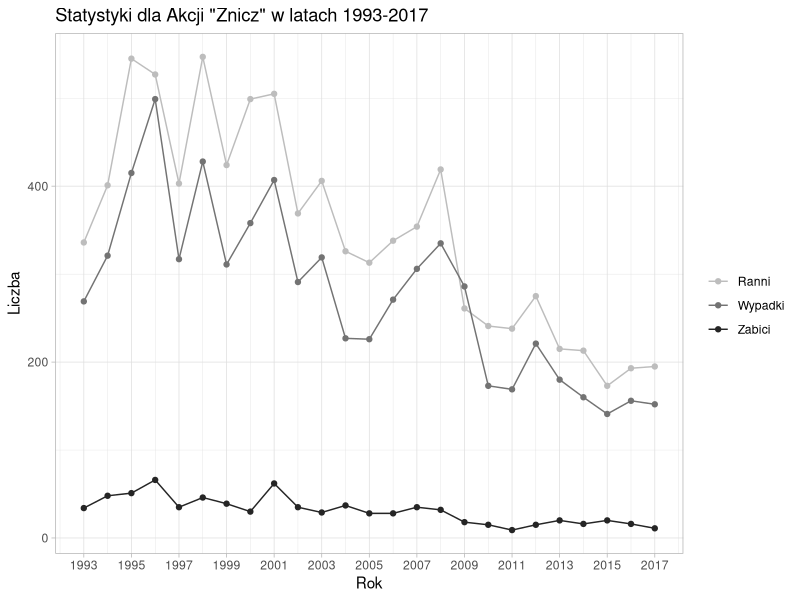
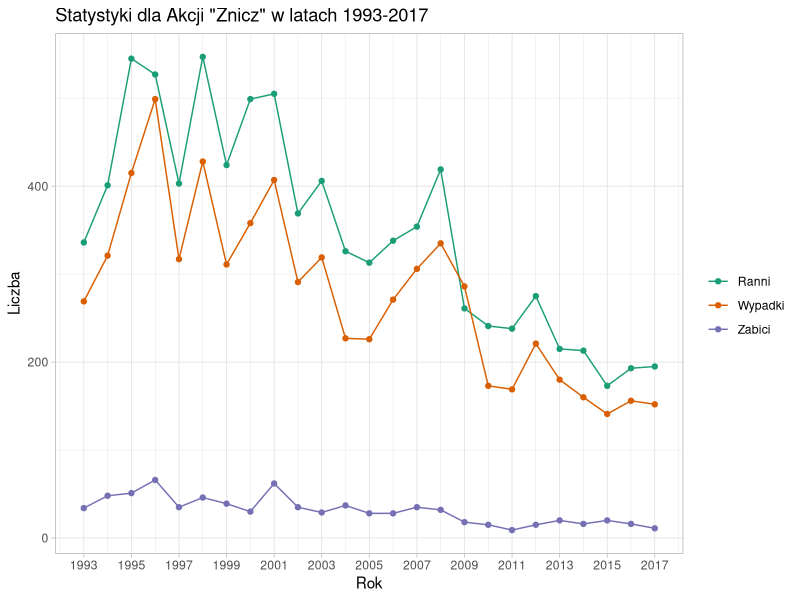

These figures' R source, in order:
## ---- chunk 1
knitr::opts_chunk$set(echo = TRUE)
library(ggplot2)
library(readxl)
## ---- chunk 2
df <- read.csv("stats_akcja_znicz.csv")
## ---- chunk 3
ggplot(data = df, aes(x = Rok, y = Liczba, group = Zdarzenie)) +
  geom_line(aes(col = Zdarzenie)) + 
  geom_point(aes(col = Zdarzenie)) +  
  scale_colour_manual(name = "", values = c("#bdbdbd", "#737373", "#252525")) +
  scale_x_continuous(breaks = seq(1993, 2017, 2)) +
  ggtitle("Statystyki dla Akcji \"Znicz\" w latach 1993-2017") + 
  theme_light()
## ---- chunk 4
ggplot(data = df, aes(x = Rok, y = Liczba, group = Zdarzenie)) +
  geom_line(aes(col = Zdarzenie)) + 
  geom_point(aes(col = Zdarzenie)) +  
  scale_colour_manual(name = "", values = c("#1b9e77", "#d95f02", "#7570b3")) +
  scale_x_continuous(breaks = seq(1993, 2017, 2)) +
  ggtitle("Statystyki dla Akcji \"Znicz\" w latach 1993-2017") + 
  theme_light()
